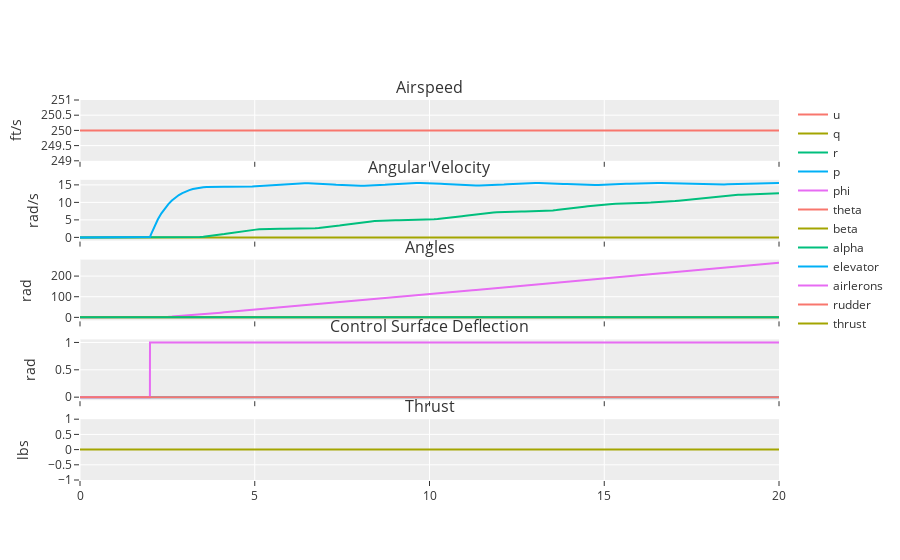

Notebook code for this chart:
### Markdown cell above
### Airlerons

### Code cell
u = np.array([[0, 0, 0, 0]] * 10 + [[0, 0, 1, 0]] * 90)
res = p.simulate_uncontrolled(np.linspace(0, 20, 100), u)
p.plot(res.t, res.y, [[p.step_function(_t)[i] for _t in res.t] for i in range(4)], flat=True)

### Figure 1 — Plotly figure (JSON) as saved in the notebook; plotly's stock layout.template omitted (floating-point values rounded to 4 significant figures; data arrays with more than 128 entries replaced by an {"elided": "..."} marker saying what was removed)
{"data": [{"name": "u", "type": "scatter", "x": {"elided": "212 float values"}, "xaxis": "x", "y": {"elided": "212 int values"}, "yaxis": "y"}, {"name": "q", "type": "scatter", "x": {"elided": "212 float values"}, "xaxis": "x2", "y": {"elided": "212 int values"}, "yaxis": "y2"}, {"name": "r", "type": "scatter", "x": {"elided": "212 float values"}, "xaxis": "x2", "y": {"elided": "212 float values"}, "yaxis": "y2"}, {"name": "p", "type": "scatter", "x": {"elided": "212 float values"}, "xaxis": "x2", "y": {"elided": "212 float values"}, "yaxis": "y2"}, {"name": "phi", "type": "scatter", "x": {"elided": "212 float values"}, "xaxis": "x3", "y": {"elided": "212 float values"}, "yaxis": "y3"}, {"name": "theta", "type": "scatter", "x": {"elided": "212 float values"}, "xaxis": "x3", "y": {"elided": "212 int values"}, "yaxis": "y3"}, {"name": "beta", "type": "scatter", "x": {"elided": "212 float values"}, "xaxis": "x3", "y": {"elided": "212 float values"}, "yaxis": "y3"}, {"name": "alpha", "type": "scatter", "x": {"elided": "212 float values"}, "xaxis": "x3", "y": {"elided": "212 int values"}, "yaxis": "y3"}, {"name": "elevator", "type": "scatter", "x": {"elided": "212 float values"}, "xaxis": "x4", "y": {"elided": "212 int values"}, "yaxis": "y4"}, {"name": "airlerons", "type": "scatter", "x": {"elided": "212 float values"}, "xaxis": "x4", "y": {"elided": "212 int values"}, "yaxis": "y4"}, {"name": "rudder", "type": "scatter", "x": {"elided": "212 float values"}, "xaxis": "x4", "y": {"elided": "212 int values"}, "yaxis": "y4"}, {"name": "thrust", "type": "scatter", "x": {"elided": "212 float values"}, "xaxis": "x5", "y": {"elided": "212 int values"}, "yaxis": "y5"}], "layout": {"annotations": [{"font": {"size": 16}, "showarrow": false, "text": "Airspeed", "x": 0.5, "xanchor": "center", "xref": "paper", "y": 1, "yanchor": "bottom", "yref": "paper"}, {"font": {"size": 16}, "showarrow": false, "text": "Angular Velocity", "x": 0.5, "xanchor": "center", "xref": "paper", "y": 0.79, "yanchor": "bottom", "yref": "paper"}, {"font": {"size": 16}, "showarrow": false, "text": "Angles", "x": 0.5, "xanchor": "center", "xref": "paper", "y": 0.58, "yanchor": "bottom", "yref": "paper"}, {"font": {"size": 16}, "showarrow": false, "text": "Control Surface Deflection", "x": 0.5, "xanchor": "center", "xref": "paper", "y": 0.37, "yanchor": "bottom", "yref": "paper"}, {"font": {"size": 16}, "showarrow": false, "text": "Thrust", "x": 0.5, "xanchor": "center", "xref": "paper", "y": 0.16, "yanchor": "bottom", "yref": "paper"}], "autosize": true, "xaxis": {"anchor": "y", "autorange": true, "domain": [0, 1], "matches": "x5", "range": [0, 20], "showticklabels": false, "type": "linear"}, "xaxis2": {"anchor": "y2", "autorange": true, "domain": [0, 1], "matches": "x5", "range": [0, 20], "showticklabels": false, "type": "linear"}, "xaxis3": {"anchor": "y3", "autorange": true, "domain": [0, 1], "matches": "x5", "range": [0, 20], "showticklabels": false, "type": "linear"}, "xaxis4": {"anchor": "y4", "autorange": true, "domain": [0, 1], "matches": "x5", "range": [0, 20], "showticklabels": false, "type": "linear"}, "xaxis5": {"anchor": "y5", "autorange": true, "domain": [0, 1], "range": [0, 20], "type": "linear"}, "yaxis": {"anchor": "x", "autorange": true, "domain": [0.84, 1], "range": [249, 251], "title": {"text": "ft/s"}, "type": "linear"}, "yaxis2": {"anchor": "x2", "autorange": true, "domain": [0.63, 0.79], "range": [-0.9192, 16.45], "title": {"text": "rad/s"}, "type": "linear"}, "yaxis3": {"anchor": "x3", "autorange": true, "domain": [0.42, 0.58], "range": [-14.73, 279.8], "title": {"text": "rad"}, "type": "linear"}, "yaxis4": {"anchor": "x4", "autorange": true, "domain": [0.21, 0.37], "range": [-0.05556, 1.056], "title": {"text": "rad"}, "type": "linear"}, "yaxis5": {"anchor": "x5", "autorange": true, "domain": [0, 0.16], "range": [-1, 1], "title": {"text": "lbs"}, "type": "linear"}}}
